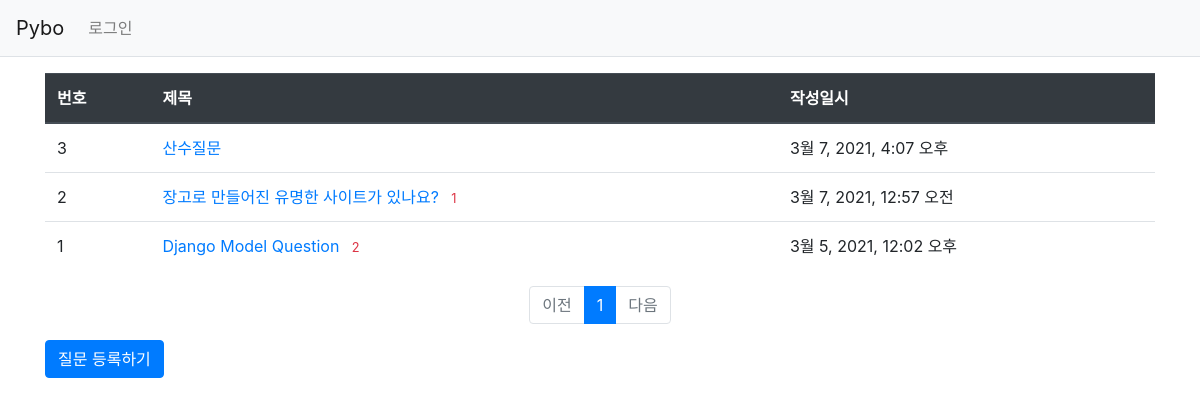
Page /pybo/?page=2 on the earlier database version.
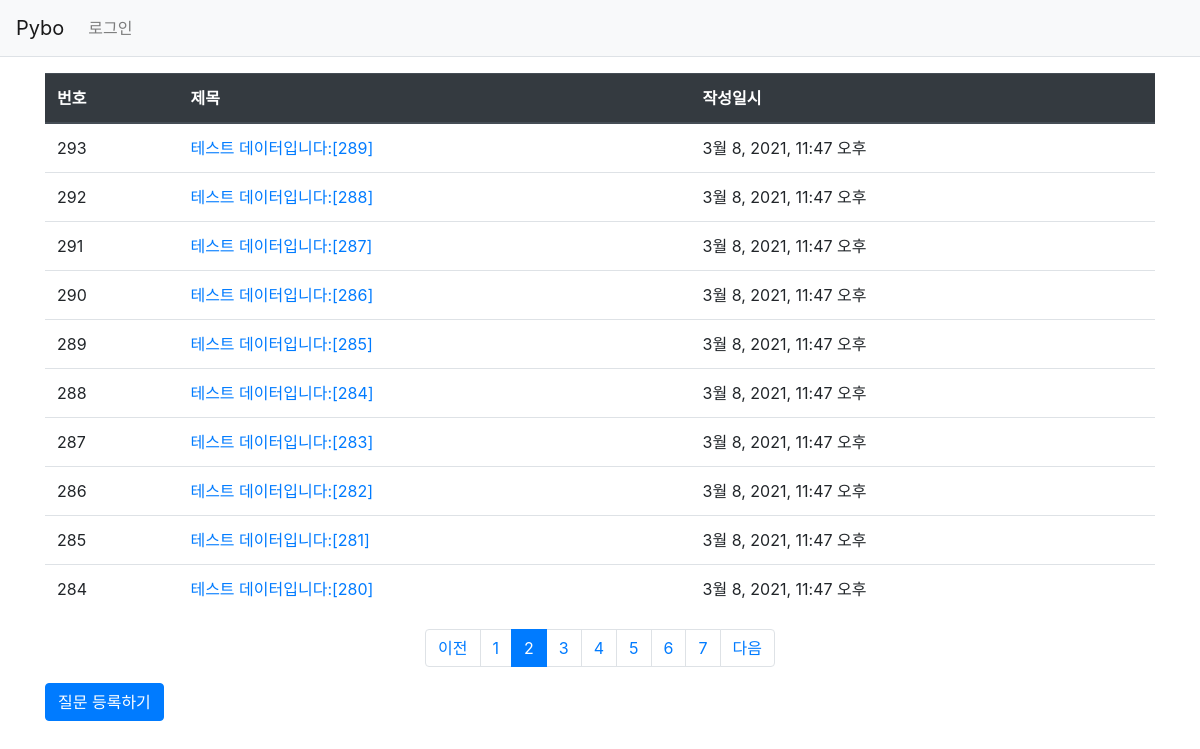
Same page on the later database version.
### pybo/models.py (models this page shows, shortened)
class Question(models.Model):
    subject = models.CharField(max_length=200)
    content = models.TextField()
    create_date = models.DateTimeField()
    author = models.ForeignKey(User, on_delete=models.CASCADE)

### pybo/views.py (the view)
# urls.py: path('', views.index, name='index'),  # '/' 에 해당되는 path
def index(request):
    page = request.GET.get('page', '1')  # 페이지
    question_list = Question.objects.order_by('-create_date')
    paginator = Paginator(question_list, 10)  # 페이지당 10개씩 보여주기
    page_obj = paginator.get_page(page)
    context = {'question_list': page_obj}
    return render(request, 'pybo/question_list.html', context)

### pybo/templatetags/pybo_filter.py (called while the page is built)
@register.filter
def sub(value, arg):
    return value - arg

### templates/pybo/question_list.html
{% extends 'base.html' %}
{% load pybo_filter %}
{% block content %}
<div class="container my-3">
  <table class="table">
    <thead>
      <tr class="thead-dark">
        <th>번호</th>
        <th>제목</th>
        <th>작성일시</th>
      </tr>
    </thead>
    <tbody>
    {% if question_list %}
      {% for question in question_list %}
        <tr>
          <td>
            {{ question_list.paginator.count|sub:question_list.start_index|sub:forloop.counter0|add:1 }}
          </td>
          <td>
            <a href="{% url 'pybo:detail' question.id %}">{{ question.subject }}</a>
            {% if question.answer_set.count > 0 %}
              <span class="text-danger small ml-2">{{ question.answer_set.count }}</span>
            {% endif %}
          </td>
          <td>{{ question.create_date }}</td>
        </tr>
      {% endfor %}
    {% else %}
      <tr>
        <td colspan="3">질문이 없습니다.</td>
      </tr>
    {% endif %}
    </tbody>
  </table>
  <ul class="pagination justify-content-center">
    {% if question_list.has_previous %}
      <li class="page-item">
        <a class="page-link" href="?page={{ question_list.previous_page_number }}">이전</a>
      </li>
    {% else %}
      <li class="page-item disabled">
        <a class="page-link" tabindex="-1" aria-disabled="true" href="#">이전</a>
      </li>
    {% endif %}
    {% for page_number in question_list.paginator.page_range %}
      {% if page_number >= question_list.number|add:-5 and page_number <= question_list.number|add:5 %}
        {% if page_number == question_list.number %}
          <li class="page-item active" aria-current="page">
            <a class="page-link" href="?page={{ page_number }}">{{ page_number }}</a>
          </li>
        {% else %}
          <li class="page-item">
            <a class="page-link" href="?page={{ page_number }}">{{ page_number }}</a>
          </li>
        {% endif %}
      {% endif %}
    {% endfor %}
    {% if question_list.has_next %}
      <li class="page-item">
        <a class="page-link" href="?page={{ question_list.next_page_number }}">다음</a>
      </li>
    {% else %}
      <li class="page-item disabled">
        <a class="page-link" tabindex="-1" aria-disabled="true" href="#">다음</a>
      </li>
    {% endif %}
  </ul>
  <a href="{% url 'pybo:question_create' %}" class="btn btn-primary">질문 등록하기</a>
</div>
{% endblock %}

Differences in the rows shown:
no longer on this page (row unchanged): Question: paginator.count|sub "3", subject "산수질문", create_date "3월 7, 2021, 4:07 오후"
no longer on this page (row unchanged): Question: paginator.count|sub "2", subject "장고로 만들어진 유명한 사이트가 있나요?", answer_set.count "1", create_date "3월 7, 2021, 12:57 오전"
no longer on this page (row unchanged): Question: paginator.count|sub "1", subject "Django Model Question", answer_set.count "2", create_date "3월 5, 2021, 12:02 오후"
added Question: paginator.count|sub "293", subject "테스트 데이터입니다:[289]", create_date "3월 8, 2021, 11:47 오후"
added Question: paginator.count|sub "292", subject "테스트 데이터입니다:[288]", create_date "3월 8, 2021, 11:47 오후"
added Question: paginator.count|sub "291", subject "테스트 데이터입니다:[287]", create_date "3월 8, 2021, 11:47 오후"
added Question: paginator.count|sub "290", subject "테스트 데이터입니다:[286]", create_date "3월 8, 2021, 11:47 오후"
added Question: paginator.count|sub "289", subject "테스트 데이터입니다:[285]", create_date "3월 8, 2021, 11:47 오후"
added Question: paginator.count|sub "288", subject "테스트 데이터입니다:[284]", create_date "3월 8, 2021, 11:47 오후"
added Question: paginator.count|sub "287", subject "테스트 데이터입니다:[283]", create_date "3월 8, 2021, 11:47 오후"
added Question: paginator.count|sub "286", subject "테스트 데이터입니다:[282]", create_date "3월 8, 2021, 11:47 오후"
added Question: paginator.count|sub "285", subject "테스트 데이터입니다:[281]", create_date "3월 8, 2021, 11:47 오후"
added Question: paginator.count|sub "284", subject "테스트 데이터입니다:[280]", create_date "3월 8, 2021, 11:47 오후"
Other differences:
list line gone: "1"
new list line: "1"
new list line: "2"
new list line: "3"
new list line: "4"
new list line: "5"
new list line: "6"
new list line: "7"
